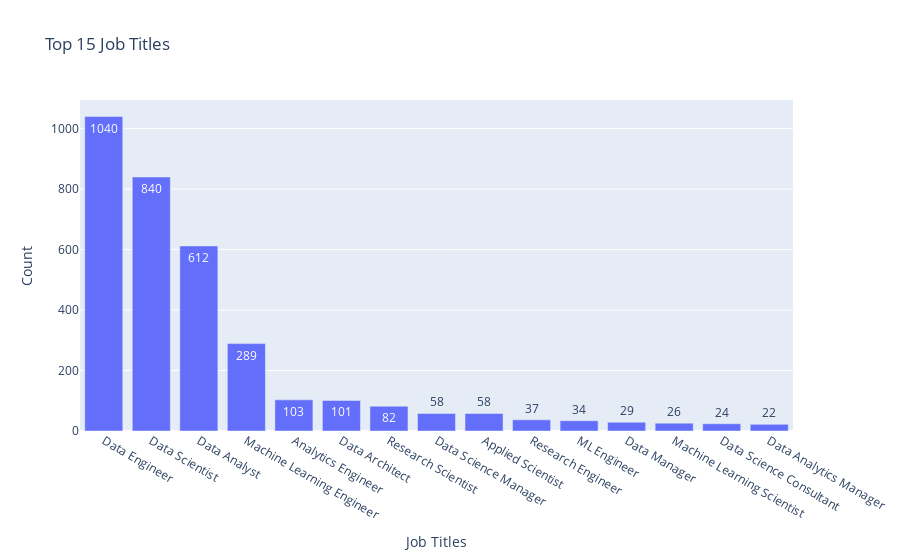

Here is the notebook cell this chart was saved with:
### Code cell
top15_job_titles = df['job_title'].value_counts()[:15]
fig = px.bar(y = top15_job_titles.values, x = top15_job_titles.index, 
            text = top15_job_titles.values, title = 'Top 15 Job Titles')
fig.update_layout(xaxis_title = "Job Titles", yaxis_title = "Count")
fig.show()
plt.savefig('top_15_jobs.png')
Image(filename='top_15_jobs.png')

### Figure 1 — Plotly figure (JSON) as saved in the notebook; plotly's stock layout.template omitted (floating-point values rounded to 4 significant figures)
{"data": [{"alignmentgroup": "True", "hovertemplate": "x=%{x}<br>y=%{y}<br>text=%{text}<extra></extra>", "legendgroup": "", "marker": {"color": "#636efa", "pattern": {"shape": ""}}, "name": "", "offsetgroup": "", "orientation": "v", "showlegend": false, "text": [1040, 840, 612, 289, 103, 101, 82, 58, 58, 37, 34, 29, 26, 24, 22], "textposition": "auto", "type": "bar", "x": ["Data Engineer", "Data Scientist", "Data Analyst", "Machine Learning Engineer", "Analytics Engineer", "Data Architect", "Research Scientist", "Data Science Manager", "Applied Scientist", "Research Engineer", "ML Engineer", "Data Manager", "Machine Learning Scientist", "Data Science Consultant", "Data Analytics Manager"], "xaxis": "x", "y": [1040, 840, 612, 289, 103, 101, 82, 58, 58, 37, 34, 29, 26, 24, 22], "yaxis": "y"}], "layout": {"barmode": "relative", "legend": {"tracegroupgap": 0}, "title": {"text": "Top 15 Job Titles"}, "xaxis": {"anchor": "y", "domain": [0, 1], "title": {"text": "Job Titles"}}, "yaxis": {"anchor": "x", "domain": [0, 1], "title": {"text": "Count"}}}}
